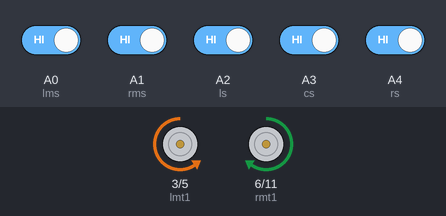
Simulated run of this sketch. Board: Arduino Uno, built with avr-gcc and run on an emulated ATmega328P. Parts: motor-driver pin pairs drawn as motors (green arrow = first pin HIGH = forward, orange = second pin HIGH = backward, longer = more drive). The test bench sets the inputs (shaded band); at power-on: A0 (lms), A1 (rms), A2 (ls), A3 (cs), A4 (rs) HIGH.

Above: at 1.2 s.
1.3 s: A0 (lms) driven LOW
At 2.0 s:
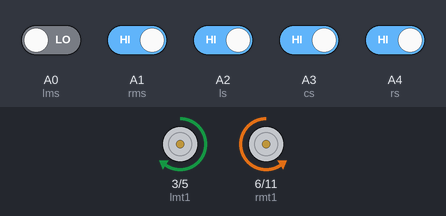
2.8 s: A1 (rms) driven LOW
At 3.2 s:
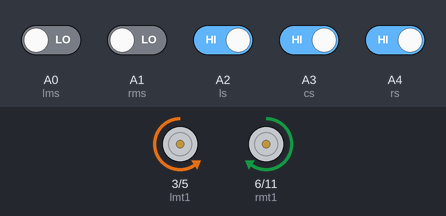
4.3 s: A2 (ls) driven LOW
At 5.5 s:
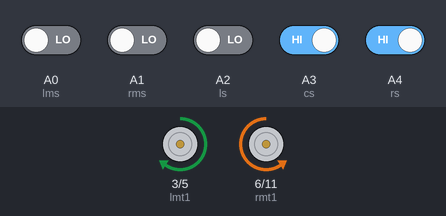
5.8 s: A4 (rs) driven LOW
At 6.7 s:
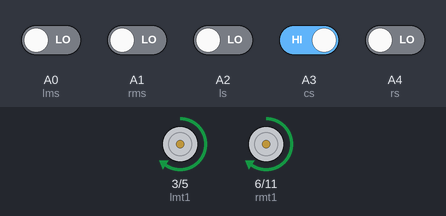
7.3 s: A3 (cs) driven LOW
At 7.8 s:
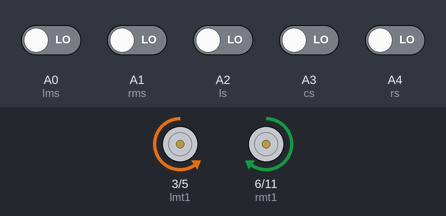
8.8 s: A3 (cs) driven HIGH
At 10.2 s:
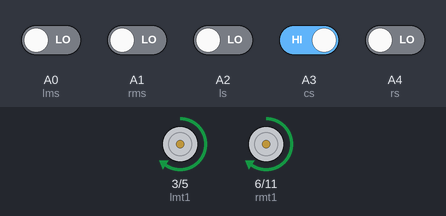
Timing chart, 0 to 11.3 s (numbered marks = the images above; inputs shaded):
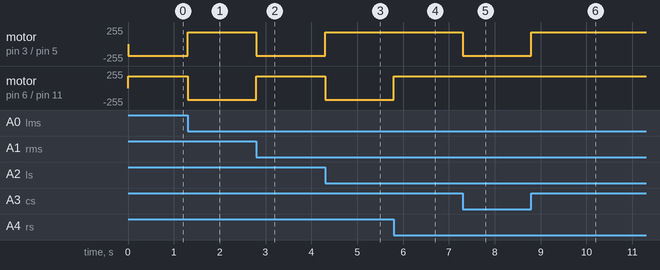

Measured:
- after the input at 1.3 s, motor on pin 3 (lmt1) / pin 5 (lmt2): backward 175/255 → forward 175/255 at once; motor on pin 6 (rmt1) / pin 11 (rmt2): forward 175/255 → backward 175/255 at once
- after the input at 2.8 s, motor on pin 3 (lmt1) / pin 5 (lmt2): forward 175/255 → backward 175/255 at once; motor on pin 6 (rmt1) / pin 11 (rmt2): backward 175/255 → forward 175/255 at once
- after the input at 4.3 s, motor on pin 3 (lmt1) / pin 5 (lmt2): backward 175/255 → forward 175/255 at once; motor on pin 6 (rmt1) / pin 11 (rmt2): forward 175/255 → backward 175/255 at once
- after the input at 5.8 s, motor on pin 6 (rmt1) / pin 11 (rmt2): backward 175/255 → forward 175/255 at once
- after the input at 7.3 s, motor on pin 3 (lmt1) / pin 5 (lmt2): forward 175/255 → backward 175/255 at once
- after the input at 8.8 s, motor on pin 3 (lmt1) / pin 5 (lmt2): backward 175/255 → forward 175/255 at once

The sketch:

expt_4_line_tracer.ino
```cpp
int lmt1=3,lmt2=5,rmt1=6,rmt2=11;
int lms=A0;
int rms=A1;
int ls=A2;
int cs=A3;
int rs=A4;
int lmsv;
int rmsv;
int lsv;
int csv;
int rsv;
void setup()
{

  pinMode(lms,INPUT);
  pinMode(rms,INPUT);
  pinMode(ls,INPUT);
  pinMode(cs,INPUT);
  pinMode(rs,INPUT);

  pinMode(lmt1,OUTPUT);
  pinMode(lmt2,OUTPUT);
  pinMode(rmt1,OUTPUT);
  pinMode(rmt2,OUTPUT);
}
void loop()
{
  lmsv=digitalRead(lms);
  rmsv=digitalRead(rms);
  lsv=digitalRead(ls);
  csv=digitalRead(cs);
  rsv=digitalRead(rs);
  if(lmsv==LOW&&rmsv==LOW)
  {
    if(lsv==LOW&&csv==LOW&&rsv==LOW)
    {
      left();
    }
    else if(lsv==HIGH&&csv==LOW&&rsv==LOW)
    {
      left();
    }
    else if(lsv==LOW&&csv==LOW&&rsv==HIGH)
    {
      right();
    }
    else if(lsv==LOW&&csv==HIGH&&rsv==LOW)
    {
      forward();
    }
    else if(lsv==HIGH&&csv==HIGH&&rsv==LOW)
    {
      slowleft();
    }
    else if(lsv==LOW&&csv==HIGH&&rsv==HIGH)
    {
      slowright();
    }
    else if(lsv==HIGH&&csv==LOW&&rsv==HIGH)
    {
      left();
    }
    else if(lsv==HIGH&&csv==HIGH&&rsv==HIGH)
    {
      slowleft();
    }
  }
  else if(lmsv==HIGH&&rmsv==LOW)
  {
    left();
  }
  else if(lmsv==LOW&&rmsv==HIGH)
  {
    right();
  }
  else if(lmsv==HIGH&&rmsv==HIGH)
  {
    left();
  }
}
void forward()
{
  analogWrite(lmt1,175);
  analogWrite(lmt2,0);
  analogWrite(rmt1,175);
  analogWrite(rmt2,0);
}
void right()
{
  analogWrite(lmt1,175);
  analogWrite(lmt2,0);
  analogWrite(rmt1,0);
  analogWrite(rmt2,175);
}
void left()
{
  analogWrite(lmt1,0);
  analogWrite(lmt2,175);
  analogWrite(rmt1,175);
  analogWrite(rmt2,0);
}
void Stopleft()
{
  analogWrite(lmt1,0);
  analogWrite(lmt2,0);
  analogWrite(rmt1,75);
  analogWrite(rmt2,0);
}
void Stopright()
{
  analogWrite(lmt1,75);
  analogWrite(lmt2,0);
  analogWrite(rmt1,0);
  analogWrite(rmt2,0);
}
void slowright()
{
  analogWrite(lmt1,100);
  analogWrite(lmt2,0);
  analogWrite(rmt1,0);
  analogWrite(rmt2,75);
}
void slowleft()
{
  analogWrite(lmt1,0);
  analogWrite(lmt2,75);
  analogWrite(rmt1,100);
  analogWrite(rmt2,0);
}
```
